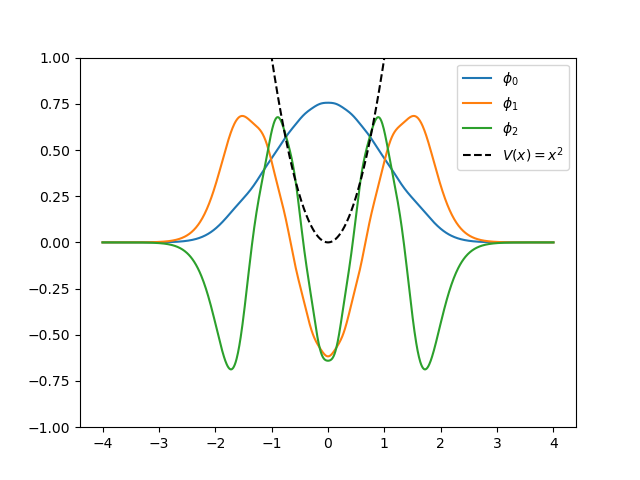

Recreate this plot in Python.
# python 3.8.13
# potential_V1_and_v_as_parameter.py.py

# Created on Oct 10 13:58:32 2022
# @author: yinchaoyang
# --- utf-8 ---

# Solve 1D Schrodinger equation with the Potential V(x) = x^2 using a Gaussian basis 
# with a variational parameter: the width of the Gaussian v_i.

import math
import numpy as np
from scipy.linalg import sqrtm # calculate the matrix square root
import matplotlib.pyplot as plt

# constants
h_bar = 1       # reduced Planck constant
m = 0.5         # mass
s = 0
num_of_Basis = 10

# Choose the basis set through change the S parameter.
v = np.linspace(1, 11, num_of_Basis)

# initialize the S matrix and H matrix, both of which are n*n.
S_ModifiedMatrix = np.zeros((num_of_Basis, num_of_Basis))
Hamilton_matrix = np.zeros((num_of_Basis, num_of_Basis))

def potential(x): # the potential function V(x)
    return x**2

def Integral_Phi_multiply_Phi(vi, vj):
    return math.sqrt(vi * vj) / math.sqrt(math.pi * (vi + vj))

def Integral_Phi_multiply_operatorH_mutiply_Phi(vi, vj):
    return math.sqrt(vi * vj) * (2 * h_bar**2 * vi * vj + 2 * m * s**2 * (vi + vj) + m)\
         / (2 * m * (vi + vj)**(3 / 2) * math.sqrt(math.pi))

# Solution of 1D Schrodinger equation
def wave_function(index, v, eigenvectors, x): 
    # wave_function = \sum{j from 1 to n}{eigenvalue_j * phi_j} 
    sum = 0
    for j in range(num_of_Basis):
        sum += eigenvectors[j][index] * math.sqrt(v[j] / math.pi) * math.exp(-v[j] * (x - s)**2)
    return sum

if __name__ == '__main__':
    # calculate the S matrix and H matrix
    for i in range(num_of_Basis):
        for j in range(num_of_Basis):
            S_ModifiedMatrix[i][j] = Integral_Phi_multiply_Phi(v[i], v[j]) # the S matrix
            Hamilton_matrix[i][j] = Integral_Phi_multiply_operatorH_mutiply_Phi(v[i], v[j]) # H matrix
    
    # Todo: calculate the eigenvalues and the corresponding eigenvectors.
    # Hamilton_matrix * eigenvector = eigenvalue * eigenvector
    
    # Since the basis set is not orthogonal, introduce S_ModifiedMatrix.
    # Hamilton_matrix_prime * eigenvector_prime = eigenvalue * eigenvector_prime
    S_ModifiedMatrix_sqrt = sqrtm(S_ModifiedMatrix) # S_{1/2}
    S_ModifiedMatrix_sqrt_inv = np.linalg.inv(S_ModifiedMatrix_sqrt) # S_{-1/2}
    Hamilton_matrix_prime = S_ModifiedMatrix_sqrt_inv @ Hamilton_matrix @ S_ModifiedMatrix_sqrt_inv # H' = S_{-1/2} * H * S_{-1/2}

    eigen_states, eigenvectors_prime = np.linalg.eig(Hamilton_matrix_prime) # calculate the "modified" eigenvalues and eigenvectors
    eigenvectors = S_ModifiedMatrix_sqrt_inv @ eigenvectors_prime # C = S_{-1/2} * C'

    # Find the 3 lowest energy eigenstates.
    eigen_states_3lowest = sorted(eigen_states)[:3]
    indexes = []
    for i in range(3):
        index = np.argwhere(eigen_states == eigen_states_3lowest[i])
        indexes.append(int(index))
    print("The 3 lowest energy eigenstates with potential V(x) = x^2 are: ")
    for i in range(3):
        print("%.4f  " % (eigen_states[indexes[i]]))

    # Plot the wave function.
    fig, ax = plt.subplots()
    x = np.linspace(-4, 4, 1000)
    for i in range(3):
        waveFunction = [wave_function(indexes[i], v, eigenvectors, xi) for xi in x]
        ax.plot(x, waveFunction, label=f"$\phi_{i}$")
    ax.plot(x, potential(x), "k--", label="$V(x) = x^2$")
    ax.legend(loc="upper right")
    ax.set_ylim(-1, 1)
    plt.show()
